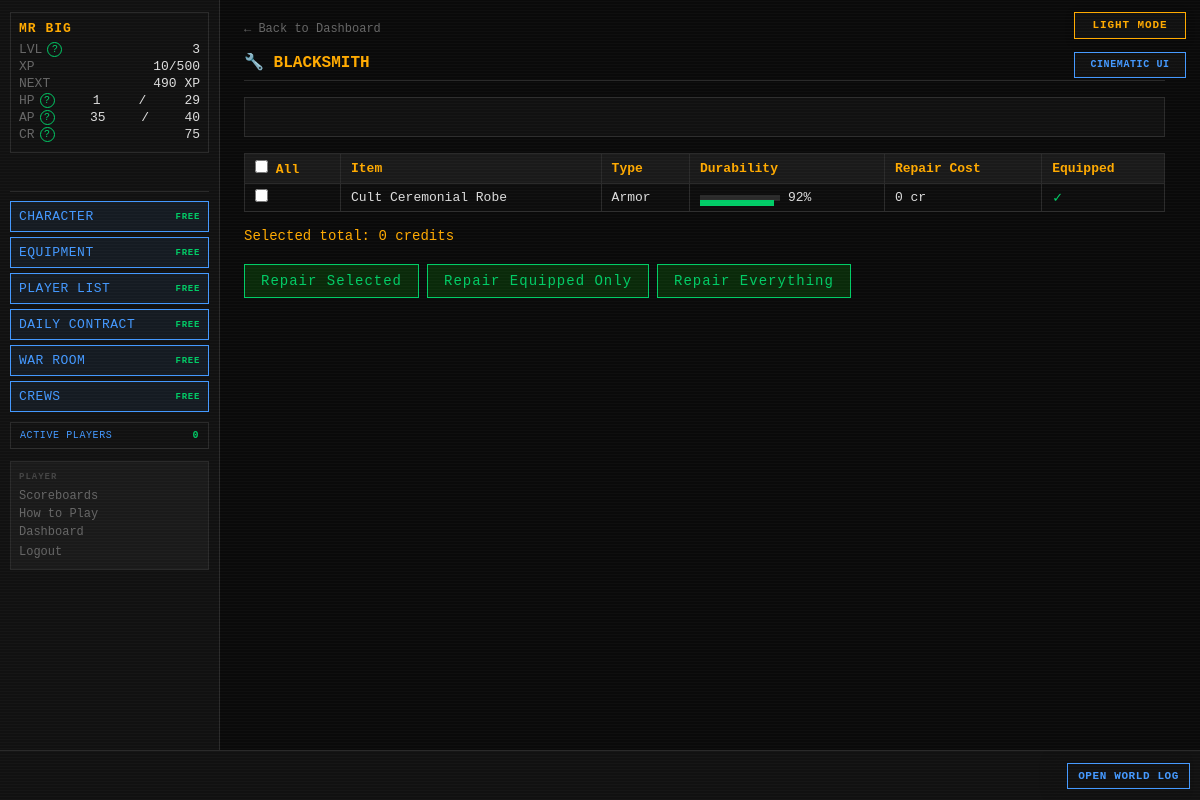
/blacksmith (signed in), run on the app's committed database.
### tables this page shows
CREATE TABLE players (
    id                  INTEGER PRIMARY KEY AUTOINCREMENT,
    username            TEXT    UNIQUE NOT NULL,
    password_hash       TEXT    NOT NULL,
    email               TEXT    UNIQUE NOT NULL,
    character_name      TEXT    NOT NULL,
    sex                 TEXT    NOT NULL,
    class_id            INTEGER REFERENCES classes(id),
    str_stat            INTEGER NOT NULL DEFAULT 1,
    end_stat            INTEGER NOT NULL DEFAULT 1,
    agi_stat            INTEGER NOT NULL DEFAULT 1,
    lck_stat            INTEGER NOT NULL DEFAULT 1,
    per_stat            INTEGER NOT NULL DEFAULT 1,
    level               INTEGER NOT NULL DEFAULT 1,
    xp                  INTEGER NOT NULL DEFAULT 0,
    current_hp          INTEGER NOT NULL,
    current_ap          INTEGER NOT NULL,
    credits             INTEGER NOT NULL DEFAULT 25,
    equipped_weapon_id  INTEGER REFERENCES inventory_items(id),
    equipped_armor_id   INTEGER REFERENCES inventory_items(id),
    equipped_special_id INTEGER REFERENCES inventory_items(id),
    in_combat           INTEGER NOT NULL DEFAULT 0,
    pending_levelup     INTEGER NOT NULL DEFAULT 0,
    pending_perk        INTEGER NOT NULL DEFAULT 0,
    combat_preference   TEXT    NOT NULL DEFAULT "Balanced",
    is_banned           INTEGER NOT NULL DEFAULT 0,
    retired_at          TEXT,
    last_login_at       TEXT,
    created_at          TEXT    NOT NULL DEFAULT (datetime('now'))
);

CREATE TABLE armor (
    id              INTEGER PRIMARY KEY AUTOINCREMENT,
    name            TEXT    UNIQUE NOT NULL,
    is_active       INTEGER NOT NULL DEFAULT 1,
    level           INTEGER NOT NULL,
    ac_bonus        INTEGER NOT NULL DEFAULT 0,
    res_blade       INTEGER NOT NULL DEFAULT 0,
    res_blunt       INTEGER NOT NULL DEFAULT 0,
    res_ballistic   INTEGER NOT NULL DEFAULT 0,
    res_energy      INTEGER NOT NULL DEFAULT 0,
    res_arcane      INTEGER NOT NULL DEFAULT 0,
    res_explosive   INTEGER NOT NULL DEFAULT 0,
    res_venom       INTEGER NOT NULL DEFAULT 0,
    str_bonus       INTEGER NOT NULL DEFAULT 0,
    end_bonus       INTEGER NOT NULL DEFAULT 0,
    agi_bonus       INTEGER NOT NULL DEFAULT 0,
    lck_bonus       INTEGER NOT NULL DEFAULT 0,
    per_bonus       INTEGER NOT NULL DEFAULT 0,
    associated_to   TEXT,
    credit_cost     INTEGER NOT NULL,
    drop_chance     REAL    NOT NULL,
    starting_durability INTEGER NOT NULL DEFAULT 100,
    imported_at     TEXT    NOT NULL DEFAULT (datetime('now'))
, description TEXT NOT NULL DEFAULT '');

CREATE TABLE inventory_items (
    id                 INTEGER PRIMARY KEY AUTOINCREMENT,
    player_id          INTEGER NOT NULL REFERENCES players(id),
    item_type          TEXT    NOT NULL,
    item_id            INTEGER NOT NULL,
    current_durability INTEGER NOT NULL DEFAULT 100,
    acquired_at        TEXT    NOT NULL DEFAULT (datetime('now')),
    acquired_method    TEXT    NOT NULL
);

### routes/blacksmith.py (the view)
@bp.route("/blacksmith")
def index():
    player   = g.player
    settings = get_all_settings()
    if player["credits"] == 0:
        return render_template("blacksmith/blacksmith.html",
                               items=[], blocked=True,
                               blocked_reason="You have no credits.",
                               feedback=request.args.get("feedback"),
                               error=request.args.get("error"))
    items = _get_repairable_items(player, settings)
    all_full = all(i["current_durability"] >= 100 for i in items)
    if all_full:
        return render_template("blacksmith/blacksmith.html",
                               items=[], blocked=True,
                               blocked_reason="All your items are at full durability.",
                               feedback=request.args.get("feedback"),
                               error=request.args.get("error"))
    return render_template("blacksmith/blacksmith.html",
                           items=items,
                           blocked=False,
                           feedback=request.args.get("feedback"),
                           error=request.args.get("error"))

### app.py (called while the page is built)
def _context_processor() -> dict:
    settings = get_all_settings()
    player = g.get("player")
    if not player:
        return {"settings": settings}
    active_count = execute_one(
        """SELECT COUNT(DISTINCT q.player_id) AS cnt FROM action_queue q
           JOIN players p ON p.id=q.player_id
           WHERE datetime(q.created_at)>=datetime('now','-5 minutes') AND p.is_banned=0"""
    )["cnt"]
    return {"player": player, "settings": settings,
            "active_player_count": active_count}

def _check_auth():
    if request.endpoint in _AUTH_EXEMPT:
        return None
    if not session.get("player_id"):
        return redirect(url_for("auth.login"))
    return None

def _load_player():
    player_id = session.get("player_id")
    if not player_id:
        return None
    reconcile_combat_state(player_id)
    player = get_player(player_id)
    if player is None:
        session.clear()
        return redirect(url_for("auth.login"))
    g.player = player
    return None

def _check_levelup():
    if request.endpoint in _LEVELUP_EXEMPT:
        return None
    player = g.get("player")
    if player and player.get("pending_levelup") and not player.get("in_combat"):
        return redirect(url_for("auth.levelup"))
    if player and not player.get("in_combat"):
        threshold = cfg.XP_CURVE.get(player["level"] + 1)
        if threshold is not None and player["xp"] >= threshold:
            from combat.engine import check_level_up
            if check_level_up(player["id"], player["xp"], player["level"]):
                g.player = get_player(player["id"])
                return redirect(url_for("auth.levelup"))
    return None

def _set_blackout_flag():
    settings = get_all_settings()
    blackout_mins = settings.get("MIDNIGHT_BLACKOUT_MINUTES", cfg.MIDNIGHT_BLACKOUT_MINUTES)
    now = datetime.now(timezone.utc)
    minutes_to_midnight = (24 * 60) - (now.hour * 60 + now.minute)
    g.blackout = (minutes_to_midnight <= blackout_mins)

### database.py (called while the page is built)
def get_db() -> sqlite3.Connection:
    if 'db' not in g:
        g.db = sqlite3.connect(
            cfg.DB_PATH,
            detect_types=sqlite3.PARSE_DECLTYPES,
            timeout=10,
        )
        g.db.row_factory = dict_factory
        g.db.execute("PRAGMA foreign_keys = ON")
        g.db.execute("PRAGMA journal_mode = WAL")
    return g.db

def dict_factory(cursor: sqlite3.Cursor, row: tuple) -> dict:
    return {col[0]: val for col, val in zip(cursor.description, row)}

### templates/blacksmith/blacksmith.html (shortened to what this page needs)
{% extends "base.html" %}
{% block content %}
<div id="page-content">
    <a href="{{ url_for('dashboard.index') }}" class="back-link">← Back to Dashboard</a>
    <h2 class="page-title">🔧 BLACKSMITH</h2>
    <div id="terminal-output">
    </div>
    {% if blocked %}
    <p style="color:var(--grey)">{{ blocked_reason }}</p>
    {% else %}
    <form method="POST" action="{{ url_for('blacksmith.repair') }}">
        <table>
            <tr>
                <th><input type="checkbox" id="select-all"> All</th>
                <th>Item</th><th>Type</th><th>Durability</th>
                <th>Repair Cost</th><th>Equipped</th>
            </tr>
            {% for item in items %}
            <tr>
                <td>
                    <input type="checkbox" name="inv_ids" value="{{ item.inv_id }}"
                           class="item-checkbox" data-cost="{{ item.repair_cost }}">
                </td>
                <td>{{ item.name }}</td>
                <td>{{ item.item_type|title }}</td>
                <td>
                    <div style="display:flex;align-items:center;gap:8px;">
                        <div style="width:80px;height:6px;background:var(--border);position:relative;">
                            <div class="dur-bar {% if item.current_durability < 25 %}low{% elif item.current_durability < 60 %}medium{% endif %}"
                                 style="width:{{ item.current_durability }}%"></div>
                        </div>
                        {{ item.current_durability }}%
                    </div>
                </td>
                <td>{{ item.repair_cost }} cr</td>
                <td>{% if item.is_equipped %}<span class="term-good">✓</span>{% endif %}</td>
            </tr>
            {% endfor %}
        </table>
        <div style="margin:12px 0;color:var(--amber);">
            Selected total: <span id="total-cost">0</span> credits
        </div>
        <div style="display:flex;gap:8px;flex-wrap:wrap;">
            <button type="submit" name="mode" value="selected" class="auth-btn" style="width:auto;padding:8px 16px;">
                Repair Selected
            </button>
            <button type="submit" name="mode" value="equipped" class="auth-btn" style="width:auto;padding:8px 16px;">
                Repair Equipped Only
            </button>
            <button type="submit" name="mode" value="all" class="auth-btn" style="width:auto;padding:8px 16px;">
                Repair Everything
            </button>
        </div>
    </form>
    {% endif %}
</div>
{% endblock %}

### templates/base.html (shortened to what this page needs)
<!DOCTYPE html>
<html lang="en">
<head>
<link rel="stylesheet" href="{{ url_for('static', filename='style.css') }}">
</head>
<body class="{{ 'authenticated' if player else 'auth-page' }} {% block body_class %}{% endblock %}">
{% if settings.get('ALLOW_PLAYER_COLOR_OVERRIDE', true) %}<button id="theme-toggle" type="button" aria-label="Switch color theme" aria-pressed="false">
</button>{% endif %}
{% if settings.get('ALLOW_PLAYER_INTERFACE_OVERRIDE', true) %}
<button id="interface-toggle" type="button" aria-label="Switch interface style" aria-pressed="false">
</button>
{% endif %}
{% if player %}
<div id="left-col">
    <div id="status-block">
        <div class="status-name">{{ player.character_name }}</div>
        <div class="status-line">
            <span class="label">LVL</span>
            <span id="status-level">{{ player.level }}</span>
        </div>
        <div class="status-line">
            <span class="label">XP</span>
            <span><span id="status-xp">{{ player.xp }}</span><span id="status-xp-threshold">{% if player.get('next_level_xp') is not none %}/{{ player.get('next_level_xp') }}{% endif %}</span></span>
        </div>
        <div class="status-line" title="Experience still needed to reach level {{ player.level + 1 }}">
            <span class="label">NEXT</span>
            <span id="status-xp-next">{% if player.get('xp_to_next_level') is none %}MAX{% elif player.get('xp_to_next_level') <= 0 %}LEVEL UP{% else %}{{ player.get('xp_to_next_level') }} XP{% endif %}</span>
        </div>
        <div class="status-line">
            <span class="label">HP</span>
            <span id="status-hp">{{ player.current_hp }}</span>/<span id="status-maxhp">{{ player.max_hp }}</span>
        </div>
        <div class="status-line">
            <span class="label">AP</span>
            <span id="status-ap">{{ player.current_ap }}</span>/<span id="status-maxap">{{ player.max_ap }}</span>
        </div>
        <div class="status-line">
            <span class="label">CR</span>
            <span id="status-credits">{{ player.credits }}</span>
        </div>
    </div>
    <div class="free-action-buttons" aria-label="Free character actions">
        <a class="action-btn free-action-btn" href="{{ url_for('character.index') }}">
            CHARACTER <span class="free-cost">FREE</span>
        </a>
        <a class="action-btn free-action-btn" href="{{ url_for('character.equipment') }}">
            EQUIPMENT <span class="free-cost">FREE</span>
        </a>
        <a class="action-btn free-action-btn" href="{{ url_for('community.players') }}">PLAYER LIST <span class="free-cost">FREE</span></a>
        <a class="action-btn free-action-btn" href="{{ url_for('community.contracts') }}">DAILY CONTRACT <span class="free-cost">FREE</span></a>
        <a class="action-btn free-action-btn" href="{{ url_for('community.war_room') }}">WAR ROOM <span class="free-cost">FREE</span></a>
        <a class="action-btn free-action-btn" href="{{ url_for('crews.index') }}">CREWS <span class="free-cost">FREE</span></a>
    </div>
    <button id="active-players-toggle" class="active-players-toggle" type="button"
            data-url="{{ url_for('feeds.active_players') }}" aria-haspopup="dialog">
        ACTIVE PLAYERS <span id="active-player-count">{{ active_player_count }}</span>
    </button>
    <nav id="left-nav">
        <span class="nav-heading">PLAYER</span>
        <a href="{{ url_for('scoreboards.index') }}">Scoreboards</a>
        <a href="{{ url_for('feeds.game_help') }}">How to Play</a>
        <a href="{{ url_for('dashboard.index') }}">Dashboard</a>
        <form action="{{ url_for('auth.logout') }}" method="POST" style="margin:0">
            <button type="submit" class="nav-link-btn">Logout</button>
        </form>
    </nav>
</div>
{% endif %}
<div id="main">
    {% block content %}{% endblock %}
</div>
{% if player %}
<div id="ticker-wrap">
    <a id="ticker-log-link" href="{{ url_for('feeds.global_log') }}" title="Open the complete World Log">OPEN WORLD LOG</a>
    <div id="ticker">
    </div>
</div>
{% endif %}
</body>
</html>

### data on the page
players: character_name "MR BIG", level "3", xp "10", current_hp "1", current_ap "35", credits "75"
armor: name "Cult Ceremonial Robe"
inventory_items: item_type "Armor"

### other printed values
{{ player.get('next_level_xp') }} "500"
{{ player.get('xp_to_next_level') }} "490"
{{ player.max_hp }} "29"
{{ player.max_ap }} "40"
{{ active_player_count }} "0"
{{ item.current_durability }} "92"
{{ item.repair_cost }} "0"
